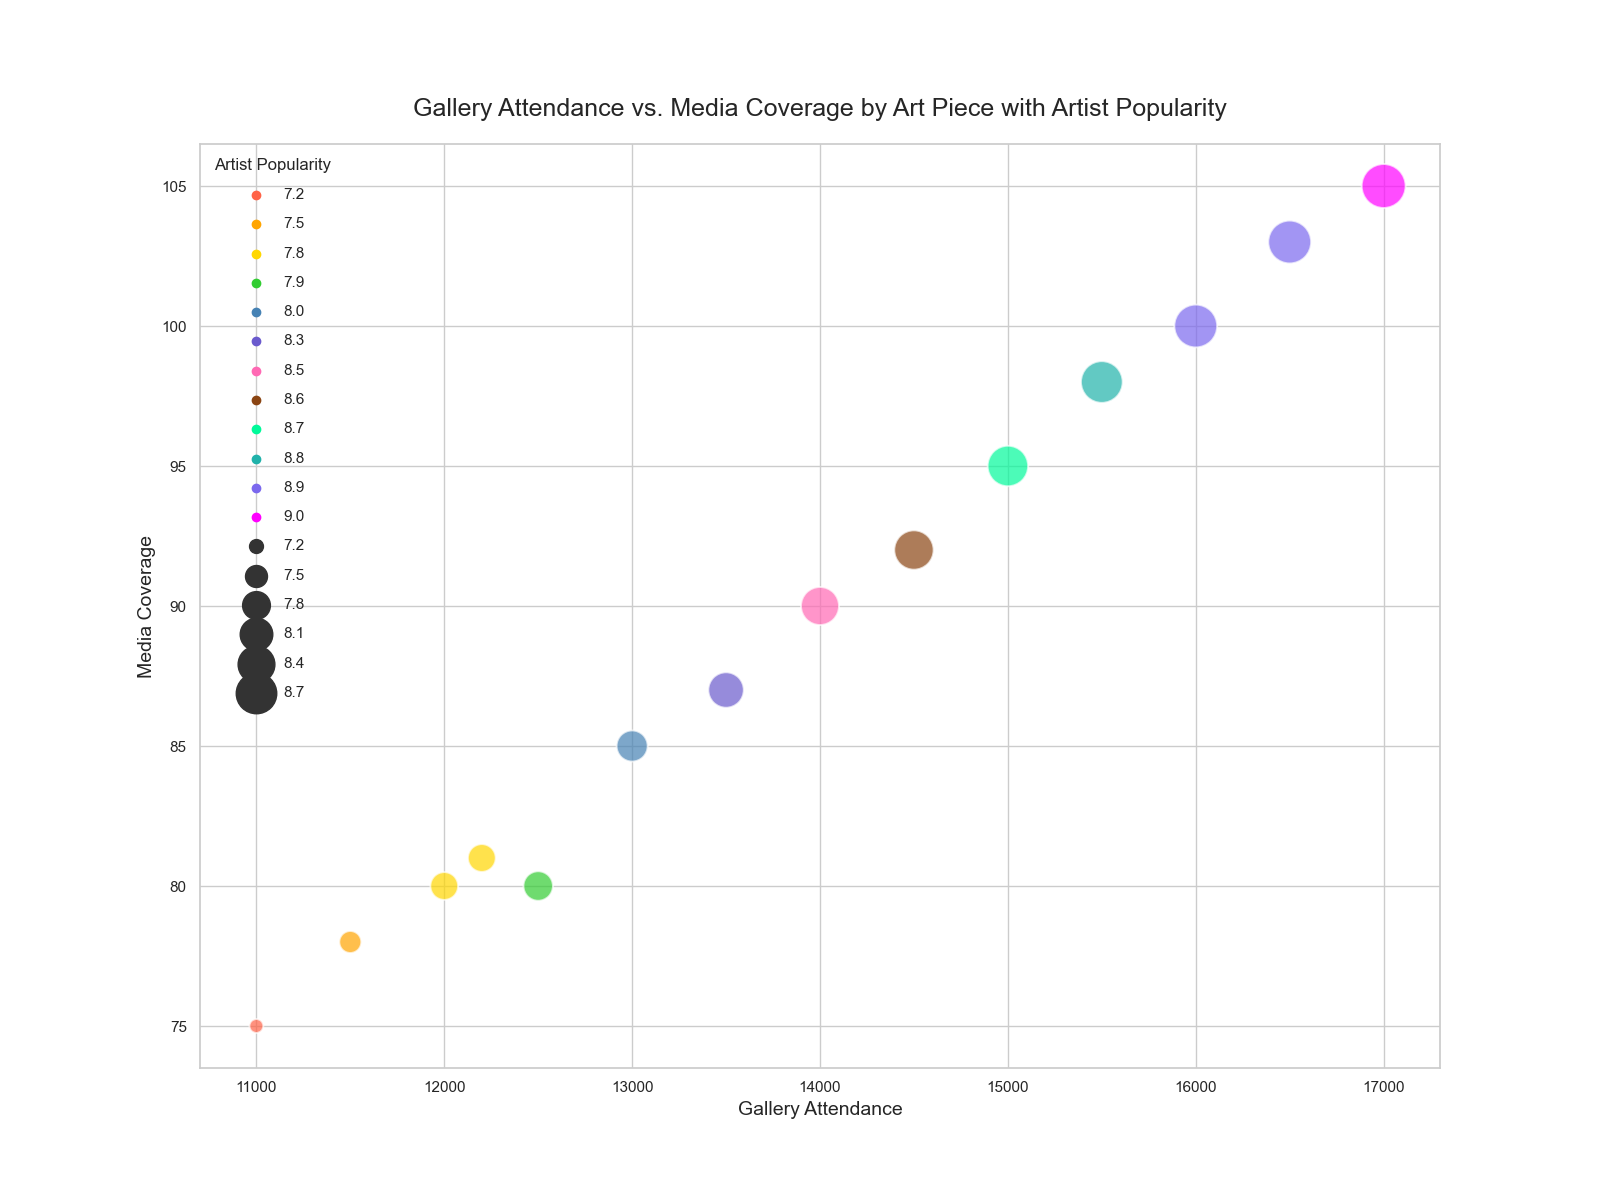

Reproduce this figure in Python.

import seaborn as sns
import matplotlib.pyplot as plt
import pandas as pd

# Create a DataFrame from the data above.
data = {
    'Art Piece': ['Sculpture A', 'Sculpture B', 'Sculpture C', 'Sculpture D', 'Sculpture E', 
                  'Sculpture F', 'Sculpture G', 'Sculpture H', 'Sculpture I', 'Sculpture J', 
                  'Sculpture K', 'Sculpture L', 'Sculpture M', 'Sculpture N'],
    'Gallery Attendance': [12000, 14000, 11000, 16000, 15000, 
                           13000, 17000, 12500, 15500, 13500, 
                           14500, 11500, 16500, 12200],
    'Media Coverage': [80, 90, 75, 100, 95, 
                       85, 105, 80, 98, 87,
                       92, 78, 103, 81],
    'Artist Popularity': [7.8, 8.5, 7.2, 8.9, 8.7, 
                          8.0, 9.0, 7.9, 8.8, 8.3,
                          8.6, 7.5, 8.9, 7.8]
}

df = pd.DataFrame(data)

# Define the bubble chart
plt.figure(figsize=(16, 12))
bubble_chart = sns.scatterplot(data=df, x='Gallery Attendance', y='Media Coverage', 
                               hue='Artist Popularity', size='Artist Popularity', 
                               sizes=(100, 1000), alpha=0.7, 
                               palette=["#FF6347", "#FFA500", "#FFD700", "#32CD32", 
                                        "#4682B4", "#6A5ACD", "#FF69B4", "#8B4513",
                                        "#00FA9A", "#20B2AA", "#7B68EE", "#FF00FF", "#4B0082"])

# Enhance legend and labels
plt.legend(scatterpoints=1, frameon=False, labelspacing=1, title='Artist Popularity')
plt.title('Gallery Attendance vs. Media Coverage by Art Piece with Artist Popularity', fontsize=18, pad=20)
plt.xlabel('Gallery Attendance', fontsize=14)
plt.ylabel('Media Coverage', fontsize=14)

# Create the visualization
plt.show()
